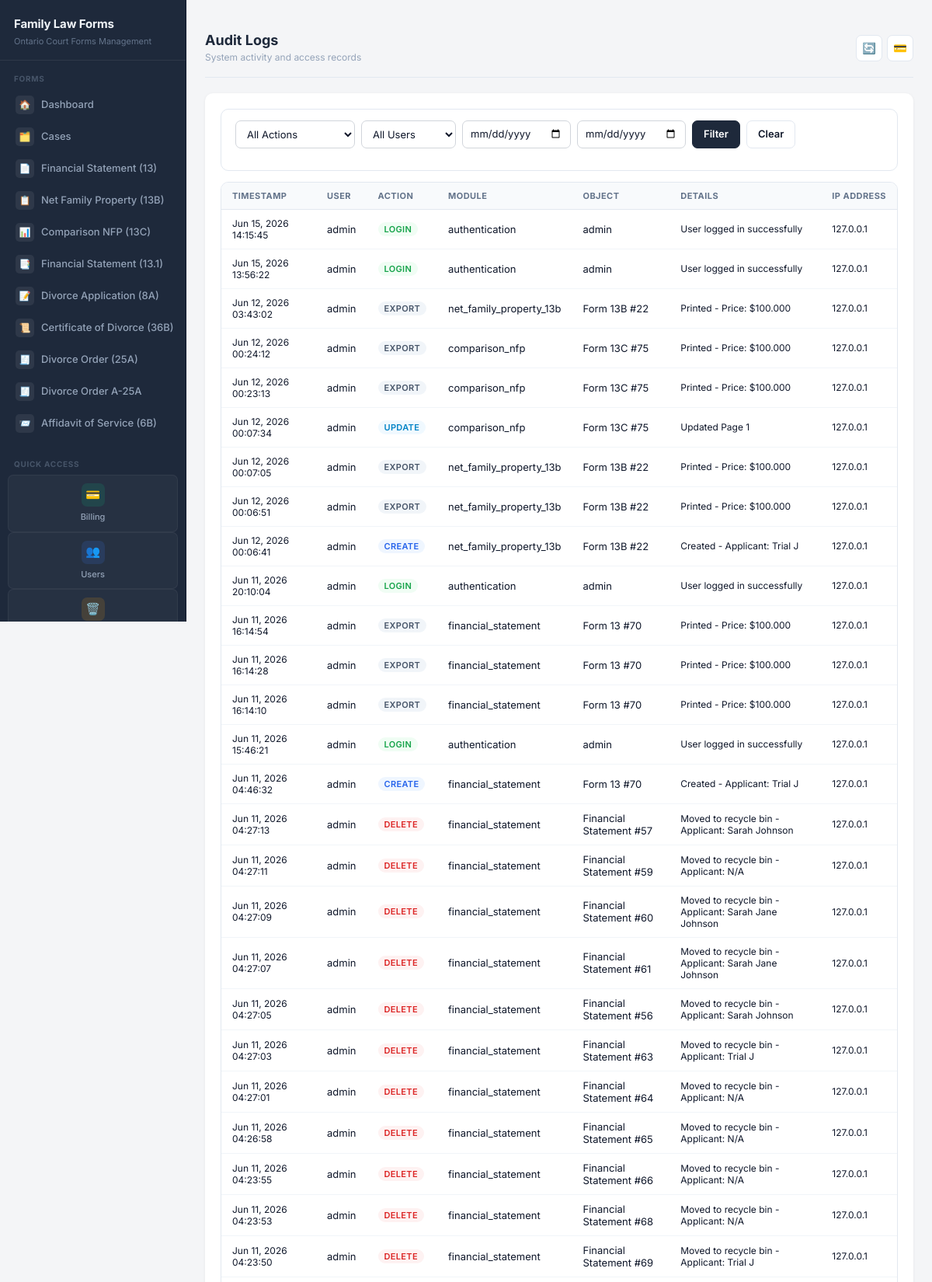
The page /user-management/audit-logs/ (signed in, upper part) on the database its author committed.
### users/models.py (models this page shows, shortened)
class AuditLog(models.Model):
    ACTION_TYPES = [
        ('login', 'Login'),
        ('logout', 'Logout'),
        ('create', 'Create'),
        ('update', 'Update'),
        ('delete', 'Delete'),
        ('view', 'View'),
        ('export', 'Export'),
        ('password_change', 'Password Change'),
        ('password_reset', 'Password Reset'),
    ]
    user = models.ForeignKey(User, on_delete=models.SET_NULL, null=True, related_name='audit_logs')
    action = models.CharField(max_length=20, choices=ACTION_TYPES)
    module = models.CharField(max_length=100, blank=True)
    object_id = models.CharField(max_length=100, blank=True)
    object_repr = models.CharField(max_length=255, blank=True)
    details = models.TextField(blank=True)
    ip_address = models.GenericIPAddressField(null=True, blank=True)
    user_agent = models.TextField(blank=True)
    timestamp = models.DateTimeField(auto_now_add=True)
    class Meta:
        ordering = ['-timestamp']

### users/views.py (the view)
# urls.py: path('audit-logs/', views.audit_log_list, name='audit_log_list'),
@login_required
@user_passes_test(is_admin)
def audit_log_list(request):
    logs = AuditLog.objects.select_related('user').all()
    action_filter = request.GET.get('action', '')
    if action_filter:
        logs = logs.filter(action=action_filter)
    user_filter = request.GET.get('user', '')
    if user_filter:
        logs = logs.filter(user_id=user_filter)
    date_from = request.GET.get('date_from', '')
    date_to = request.GET.get('date_to', '')
    if date_from:
        logs = logs.filter(timestamp__date__gte=date_from)
    if date_to:
        logs = logs.filter(timestamp__date__lte=date_to)
    paginator = Paginator(logs, 50)
    page = request.GET.get('page', 1)
    logs = paginator.get_page(page)
    context = {
        'logs': logs,
        'users': User.objects.all(),
        'action_choices': AuditLog.ACTION_TYPES,
        'action_filter': action_filter,
        'user_filter': user_filter,
        'date_from': date_from,
        'date_to': date_to,
    }
    return render(request, 'users/audit_log_list.html', context)

### users/context_processors.py (called while the page is built, shortened)
def user_permissions(request):
    context = {
        'user_modules': {},
        'user_permissions': {},
    }
    if not request.user.is_authenticated:
        return context
    if request.user.is_superuser:
        modules = Module.objects.filter(is_active=True)
        context['user_modules'] = {m.code: True for m in modules}
        context['user_permissions'] = {
            m.code: {
                'view': True,
                'create': True,
                'edit': True,
                'delete': True,
                'print': True,
                'export': True,
            } for m in modules
        }
        return context

### users/views.py (called while the page is built)
def is_admin(user):
    return user.is_superuser or user.is_staff

### users/templates/users/audit_log_list.html (shortened to what this page needs)
﻿{% extends 'base.html' %}
{% block header %}Audit Logs{% endblock %}
{% block subheader %}System activity and access records{% endblock %}
{% block content %}
<div class="al-filter">
  <form method="get" class="al-filter-row">
    <select name="action" class="al-select">
      <option value="">All Actions</option>
    </select>
    <select name="user" class="al-select">
      <option value="">All Users</option>
    </select>
    <input type="date" name="date_from" class="al-input" value="{{ date_from }}">
    <input type="date" name="date_to" class="al-input" value="{{ date_to }}">
    <button type="submit" class="al-btn al-btn-filter">Filter</button>
    <a href="{% url 'users:audit_log_list' %}" class="al-btn al-btn-clear">Clear</a>
  </form>
</div>
<div class="al-card">
  <table class="al-table">
    <thead>
      <tr>
        <th>Timestamp</th>
        <th>User</th>
        <th>Action</th>
        <th>Module</th>
        <th>Object</th>
        <th>Details</th>
        <th>IP Address</th>
      </tr>
    </thead>
    <tbody>
      {% for log in logs %}
      <tr>
        <td class="al-muted">{{ log.timestamp|date:"M d, Y H:i:s" }}</td>
        <td>{{ log.user.username|default:"System" }}</td>
        <td>
          {% if log.action == 'login' %}
            <span class="al-badge al-badge-login">{{ log.get_action_display }}</span>
          {% elif log.action == 'logout' %}
            <span class="al-badge al-badge-logout">{{ log.get_action_display }}</span>
          {% elif log.action == 'create' %}
            <span class="al-badge al-badge-create">{{ log.get_action_display }}</span>
          {% elif log.action == 'update' %}
            <span class="al-badge al-badge-update">{{ log.get_action_display }}</span>
          {% elif log.action == 'delete' %}
            <span class="al-badge al-badge-delete">{{ log.get_action_display }}</span>
          {% elif log.action == 'password_change' or log.action == 'password_reset' %}
            <span class="al-badge al-badge-password">{{ log.get_action_display }}</span>
          {% elif log.action == 'view' %}
            <span class="al-badge al-badge-view">{{ log.get_action_display }}</span>
          {% else %}
            <span class="al-badge al-badge-default">{{ log.get_action_display }}</span>
          {% endif %}
        </td>
        <td>{{ log.module|default:"&#8212;" }}</td>
        <td>{{ log.object_repr|truncatewords:5|default:"&#8212;" }}</td>
        <td class="al-muted">{{ log.details|truncatewords:10|default:"&#8212;" }}</td>
        <td class="al-muted">{{ log.ip_address|default:"&#8212;" }}</td>
      </tr>
      {% empty %}
      <tr><td colspan="7" class="al-empty">No audit logs found</td></tr>
      {% endfor %}
    </tbody>
  </table>
</div>
{% endblock %}

### forms/templates/base.html (style rules this page uses)
:root { --bg: #f4f5f7; --card: #ffffff; --text: #1e293b; --text-secondary: #475569; --muted: #94a3b8; --line: #e2e8f0; --brand: #1e293b; --success: #16a34a; --warning: #d97706; --danger: #dc2626; --sidebar-w: 240px; --radius: 10px; --radius-sm: 7px; --shadow-sm: 0 1px 3px rgba(0,0,0,0.06); --shadow-md: 0 4px 12px rgba(0,0,0,0.07); --transition: all 0.15s ease; }
* { font-family: 'Inter', -apple-system, BlinkMacSystemFont, 'Segoe UI', Roboto, sans-serif; }
body { background: var(--bg); color: var(--text); line-height: 1.5; font-size: 14px; }
body { background: var(--bg) !important; }
input:not([type=checkbox]):not([type=radio]):not([type=file]):not([type=range]), select { height: 36px !important; padding: 0 10px !important; font-size: 13px !important; border-radius: 7px !important; border: 1px solid #d1d5db !important; background: #fff !important; color: #0f172a !important; box-shadow: none !important; }

### users/templates/users/audit_log_list.html (style rules this page uses)
.al-filter { background: #fff; border: 1px solid #e2e8f0; border-radius: 10px; padding: 14px 18px; margin-bottom: 14px; }
.al-filter-row { display: flex; flex-wrap: wrap; gap: 8px; align-items: flex-end; }
.al-select, .al-input { height: 36px; padding: 0 10px; border: 1px solid #e2e8f0; border-radius: 7px; font-size: 13px; color: #0f172a; background: #fff; }
.al-btn { height: 36px; padding: 0 14px; border-radius: 7px; font-size: 13px; font-weight: 600; cursor: pointer; transition: background .15s; border: 1px solid #e2e8f0; text-decoration: none; display: inline-flex; align-items: center; }
.al-btn-filter { background: #1e293b; color: #fff; border-color: #1e293b; }
.al-btn-clear { background: #fff; color: #0f172a; }
.al-card { background: #fff; border: 1px solid #e2e8f0; border-radius: 10px; overflow: hidden; }
table.al-table { width: 100%; border-collapse: collapse; font-size: 13px; }
.al-table thead th { background: #f8fafc; padding: 10px 14px; font-size: 11px; font-weight: 700; text-transform: uppercase; letter-spacing: .04em; color: #64748b; border-bottom: 1px solid #e2e8f0; text-align: left; white-space: nowrap; }
.al-table tbody td { padding: 10px 14px; border-bottom: 1px solid #f1f5f9; vertical-align: middle; color: #0f172a; }
.al-badge { display: inline-block; padding: 2px 8px; border-radius: 20px; font-size: 11px; font-weight: 600; text-transform: uppercase; letter-spacing: .03em; }
.al-badge-login { background: #f0fdf4; color: #16a34a; }
.al-badge-create { background: #eff6ff; color: #2563eb; }
.al-badge-update { background: #f0f9ff; color: #0284c7; }
.al-badge-delete { background: #fef2f2; color: #dc2626; }
.al-badge-default { background: #f1f5f9; color: #475569; }
.al-muted { color: #94a3b8; font-size: 12px; }

### rows shown on the page
AuditLog: timestamp "Jun 15, 2026 14:15:45", user.username "admin", action "LOGIN", module "authentication", object_repr "admin", details "User logged in successfully", ip_address "127.0.0.1"
AuditLog: timestamp "Jun 15, 2026 13:56:22", user.username "admin", action "LOGIN", module "authentication", object_repr "admin", details "User logged in successfully", ip_address "127.0.0.1"
AuditLog: timestamp "Jun 12, 2026 03:43:02", user.username "admin", action "EXPORT", module "net_family_property_13b", object_repr "Form 13B #22", details "Printed - Price: $100.000", ip_address "127.0.0.1"
AuditLog: timestamp "Jun 12, 2026 00:24:12", user.username "admin", action "EXPORT", module "comparison_nfp", object_repr "Form 13C #75", details "Printed - Price: $100.000", ip_address "127.0.0.1"
AuditLog: timestamp "Jun 12, 2026 00:23:13", user.username "admin", action "EXPORT", module "comparison_nfp", object_repr "Form 13C #75", details "Printed - Price: $100.000", ip_address "127.0.0.1"
AuditLog: timestamp "Jun 12, 2026 00:07:34", user.username "admin", action "UPDATE", module "comparison_nfp", object_repr "Form 13C #75", details "Updated Page 1", ip_address "127.0.0.1"
AuditLog: timestamp "Jun 12, 2026 00:07:05", user.username "admin", action "EXPORT", module "net_family_property_13b", object_repr "Form 13B #22", details "Printed - Price: $100.000", ip_address "127.0.0.1"
AuditLog: timestamp "Jun 12, 2026 00:06:51", user.username "admin", action "EXPORT", module "net_family_property_13b", object_repr "Form 13B #22", details "Printed - Price: $100.000", ip_address "127.0.0.1"
AuditLog: timestamp "Jun 12, 2026 00:06:41", user.username "admin", action "CREATE", module "net_family_property_13b", object_repr "Form 13B #22", details "Created - Applicant: Trial J", ip_address "127.0.0.1"
AuditLog: timestamp "Jun 11, 2026 20:10:04", user.username "admin", action "LOGIN", module "authentication", object_repr "admin", details "User logged in successfully", ip_address "127.0.0.1"
AuditLog: timestamp "Jun 11, 2026 16:14:54", user.username "admin", action "EXPORT", module "financial_statement", object_repr "Form 13 #70", details "Printed - Price: $100.000", ip_address "127.0.0.1"
AuditLog: timestamp "Jun 11, 2026 16:14:28", user.username "admin", action "EXPORT", module "financial_statement", object_repr "Form 13 #70", details "Printed - Price: $100.000", ip_address "127.0.0.1"
AuditLog: timestamp "Jun 11, 2026 16:14:10", user.username "admin", action "EXPORT", module "financial_statement", object_repr "Form 13 #70", details "Printed - Price: $100.000", ip_address "127.0.0.1"
AuditLog: timestamp "Jun 11, 2026 15:46:21", user.username "admin", action "LOGIN", module "authentication", object_repr "admin", details "User logged in successfully", ip_address "127.0.0.1"
AuditLog: timestamp "Jun 11, 2026 04:46:32", user.username "admin", action "CREATE", module "financial_statement", object_repr "Form 13 #70", details "Created - Applicant: Trial J", ip_address "127.0.0.1"
AuditLog: timestamp "Jun 11, 2026 04:27:13", user.username "admin", action "DELETE", module "financial_statement", object_repr "Financial Statement #57", details "Moved to recycle bin - Applicant: Sarah Johnson", ip_address "127.0.0.1"
AuditLog: timestamp "Jun 11, 2026 04:27:11", user.username "admin", action "DELETE", module "financial_statement", object_repr "Financial Statement #59", details "Moved to recycle bin - Applicant: N/A", ip_address "127.0.0.1"
AuditLog: timestamp "Jun 11, 2026 04:27:09", user.username "admin", action "DELETE", module "financial_statement", object_repr "Financial Statement #60", details "Moved to recycle bin - Applicant: Sarah Jane Johnson", ip_address "127.0.0.1"
AuditLog: timestamp "Jun 11, 2026 04:27:07", user.username "admin", action "DELETE", module "financial_statement", object_repr "Financial Statement #61", details "Moved to recycle bin - Applicant: Sarah Jane Johnson", ip_address "127.0.0.1"
AuditLog: timestamp "Jun 11, 2026 04:27:05", user.username "admin", action "DELETE", module "financial_statement", object_repr "Financial Statement #56", details "Moved to recycle bin - Applicant: Sarah Johnson", ip_address "127.0.0.1"
AuditLog: timestamp "Jun 11, 2026 04:27:03", user.username "admin", action "DELETE", module "financial_statement", object_repr "Financial Statement #63", details "Moved to recycle bin - Applicant: Trial J", ip_address "127.0.0.1"
AuditLog: timestamp "Jun 11, 2026 04:27:01", user.username "admin", action "DELETE", module "financial_statement", object_repr "Financial Statement #64", details "Moved to recycle bin - Applicant: N/A", ip_address "127.0.0.1"
AuditLog: timestamp "Jun 11, 2026 04:26:58", user.username "admin", action "DELETE", module "financial_statement", object_repr "Financial Statement #65", details "Moved to recycle bin - Applicant: N/A", ip_address "127.0.0.1"
AuditLog: timestamp "Jun 11, 2026 04:23:55", user.username "admin", action "DELETE", module "financial_statement", object_repr "Financial Statement #66", details "Moved to recycle bin - Applicant: N/A", ip_address "127.0.0.1"
AuditLog: timestamp "Jun 11, 2026 04:23:53", user.username "admin", action "DELETE", module "financial_statement", object_repr "Financial Statement #68", details "Moved to recycle bin - Applicant: N/A", ip_address "127.0.0.1"
AuditLog: timestamp "Jun 11, 2026 04:23:50", user.username "admin", action "DELETE", module "financial_statement", object_repr "Financial Statement #69", details "Moved to recycle bin - Applicant: Trial J", ip_address "127.0.0.1"
